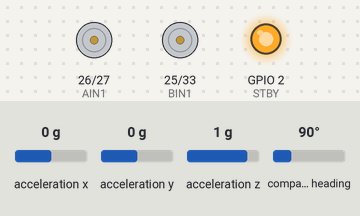
Recording of a sketch running on a simulated ESP32. Shown: motor-driver pin pairs drawn as motors (green arrow = first pin HIGH = forward, orange = second pin HIGH = backward, longer = more drive, scaled by the enable pin, stopped while the standby pin is LOW), output pins drawn as LEDs (lit = HIGH). The test bench sets the inputs (shaded band); at power-on: acceleration z 1 g, acceleration x 0 g, acceleration y 0 g, compass heading 90°.

Above: at 2.2 s.
2.3 s: acceleration z set to 0.1 g
3.8 s: acceleration z set to -0.2 g
At 4.2 s:
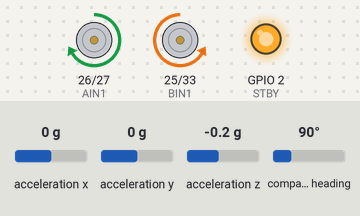
6.8 s: acceleration z set to 0 g
At 6.8 s:
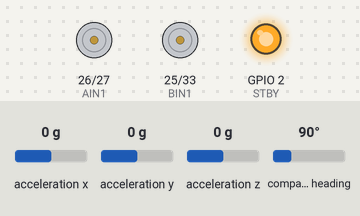
8.3 s: acceleration z set to -1.4 g
At 8.7 s:
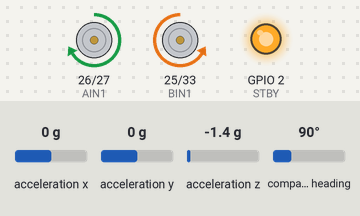
Timing chart, 0 to 12.3 s (numbered marks = the images above; inputs shaded):
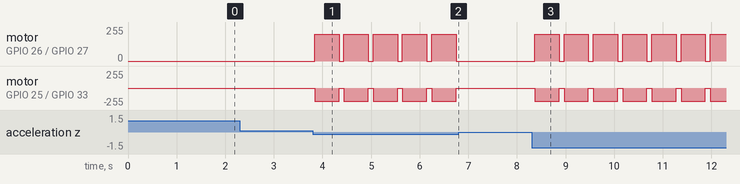

Measured:
- the behaviour switches between 0 and -0.1 g on acceleration z (found by bisection; images 0 and 1)
- after the input at 2.3 s, every drawn part: stays the same
- after the input at 3.8 s, motor on GPIO 26 (AIN1) / GPIO 27 (AIN2): alternates forward 200/255 for 0.50 s and stopped for 0.10 s, starting at once; motor on GPIO 25 (BIN1) / GPIO 33 (BIN2): alternates backward 200/255 for 0.50 s and stopped for 0.10 s, starting at once
- after the input at 6.8 s, motor on GPIO 26 (AIN1) / GPIO 27 (AIN2), motor on GPIO 25 (BIN1) / GPIO 33 (BIN2): stops changing and stays stopped
- after the input at 8.3 s, motor on GPIO 26 (AIN1) / GPIO 27 (AIN2): alternates forward 200/255 for 0.50 s and stopped for 0.10 s, starting after 0.07 s; motor on GPIO 25 (BIN1) / GPIO 33 (BIN2): alternates backward 200/255 for 0.50 s and stopped for 0.10 s, starting after 0.07 s

The sketch:

stuck.ino
```cpp
#include <Adafruit_BNO055.h>

// BNO055の設定
Adafruit_BNO055 bno = Adafruit_BNO055(55, 0x28);

// モーターのピン
const int STBY = 2;     // モータードライバの制御の準備
const int AIN1 = 26;     // 1つ目のDCモーターの制御
const int AIN2 = 27;     // 1つ目のDCモーターの制御
const int BIN1 = 25;     // 2つ目のDCモーターの制御
const int BIN2 = 33;     // 2つ目のDCモーターの制御
const int PWMA = 4;     // 1つ目のDCモーターの回転速度
const int PWMB = 32;    // 2つ目のDCモーターの回転速度

void setup() {
  Serial.begin(115200);

  // BNO055の初期化
  pinMode(21, INPUT_PULLUP); // SDAピン21のプルアップ設定
  pinMode(22, INPUT_PULLUP); // SDAピン22のプルアップ設定

  if (!bno.begin()) {
    Serial.print("No BNO055 detected ... Check your wiring or I2C ADDR!");
    while (1);
  }

  // モーターの初期化
  pinMode(STBY, OUTPUT);
  pinMode(AIN1, OUTPUT);
  pinMode(AIN2, OUTPUT);
  pinMode(BIN1, OUTPUT);
  pinMode(BIN2, OUTPUT);
  pinMode(PWMA, OUTPUT);
  pinMode(PWMB, OUTPUT);
  digitalWrite(STBY, HIGH);

  delay(1000);
}

void loop() {
  Stuck();
  delay(100);
}

// 前進
void Forward(int i, int j) {
  analogWrite(PWMA, i);
  analogWrite(PWMB, j);
  digitalWrite(AIN1, HIGH);
  digitalWrite(AIN2, LOW);
  digitalWrite(BIN1, LOW);
  digitalWrite(BIN2, HIGH);
}

// 回転（0:右回転. 1:左回転）
void Turn(int a, int i, int j) {
  if(a == 0) {
    analogWrite(PWMA, i);
    analogWrite(PWMB, j);
    digitalWrite(AIN1, LOW);
    digitalWrite(AIN2, HIGH);
    digitalWrite(BIN1, LOW);
    digitalWrite(BIN2, HIGH);
  }

  if(a == 1) {
  analogWrite(PWMA, i);
  analogWrite(PWMB, j);
  digitalWrite(AIN1, HIGH);
  digitalWrite(AIN2, LOW);
  digitalWrite(BIN1, HIGH);
  digitalWrite(BIN2, LOW);
  }
}

// 後退
void Back(int i, int j) {
  analogWrite(PWMA, i);
  analogWrite(PWMB, j);
  digitalWrite(AIN1, LOW);
  digitalWrite(AIN2, HIGH);
  digitalWrite(BIN1, HIGH);
  digitalWrite(BIN2, LOW);
}

// 停止
void Stop() {
  digitalWrite(AIN1, LOW);
  digitalWrite(AIN2, LOW);
  digitalWrite(BIN1, LOW);
  digitalWrite(BIN2, LOW);
}

void Stuck() {
  imu::Vector<3> accel = bno.getVector(Adafruit_BNO055::VECTOR_ACCELEROMETER);
  double z = accel.z();
  if(z < 0) {
    Forward(200, 200);
    delay(500);
    Stop();
  }
}
```
